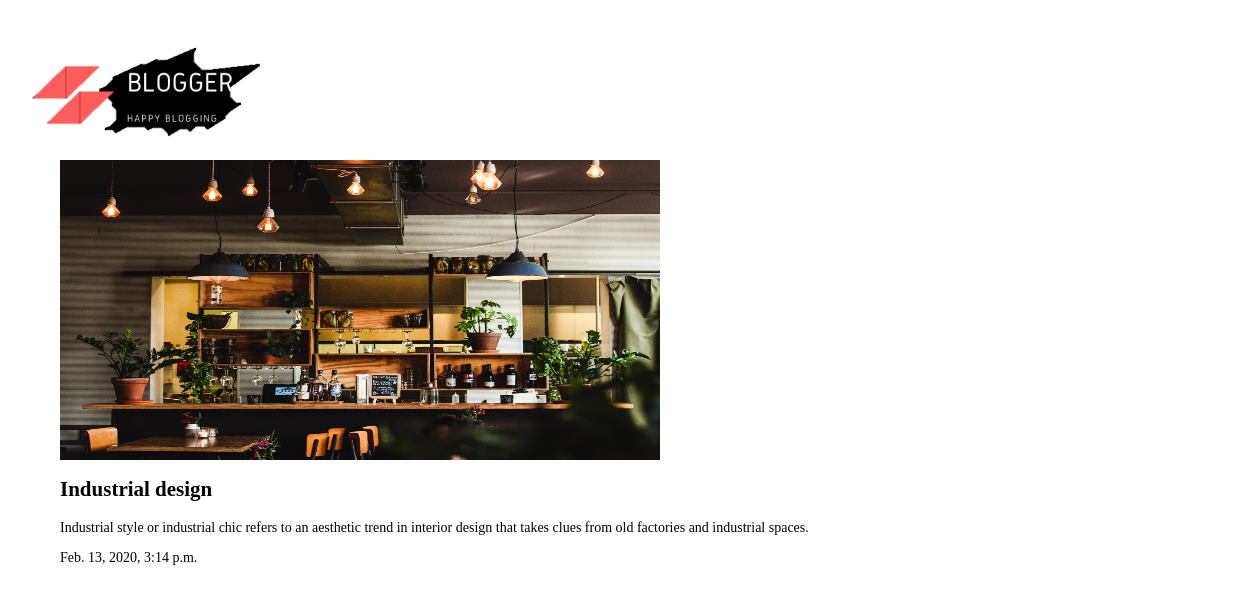
Screenshot of /articles/testing_media/ with the database file from the repository.
### articles/models.py (models this page shows, shortened)
class Articles(models.Model):
    title = models.CharField(max_length = 100)
    slug = models.SlugField()
    body = models.TextField()
    date = models.DateTimeField(auto_now_add = True)
    thumb = models.ImageField(default='default.png',blank=True)

### articles/views.py (the view)
# urls.py: url(r'^(?P<slug>[\w-]+)/$',views.article_details, name = 'details')
def article_details(request, slug):
    article = Articles.objects.get(slug = slug)
    return render(request,"articles/article_detail.html",{"article":article})

### articles/templates/articles/article_detail.html
{% extends 'base_layout.html' %}
{% block content %}
<div class='article-detail'>
    <div class='article'>
        <img src="{{ article.thumb.url }}" width="600" height="300"/>
        <h2>{{article.title}}</h2>
        <p>{{article.body}}</p>
        <p>{{article.date}}</p>
    </div>
</div>
{% endblock %}

### assets/styles.css (style rules this page uses)
* { position: relative; font-family: Comic Sans MS; }
html,body { width:100%; height:100%; padding:0px; margin:0px; background-image: url("https://www.itl.cat/pngfile/big/0-7755_nature-pier-bridge-d-river-water-sunset-night.jpg"); background-size: cover; background-position: auto; background-color: rgba(500, 500, 500, 0.5); background-blend-mode: color; }
.wrapper .article { top: -200px; left: 50px; padding: 10px; font-size: 14px; }

### rows the page displays
Articles: thumb (picture), title "Industrial design", body "Industrial style or industrial chic refers to an aesthetic trend in interior design that takes clues from old factories and industrial spaces.", date "Feb. 13, 2020, 3:14 p.m."
